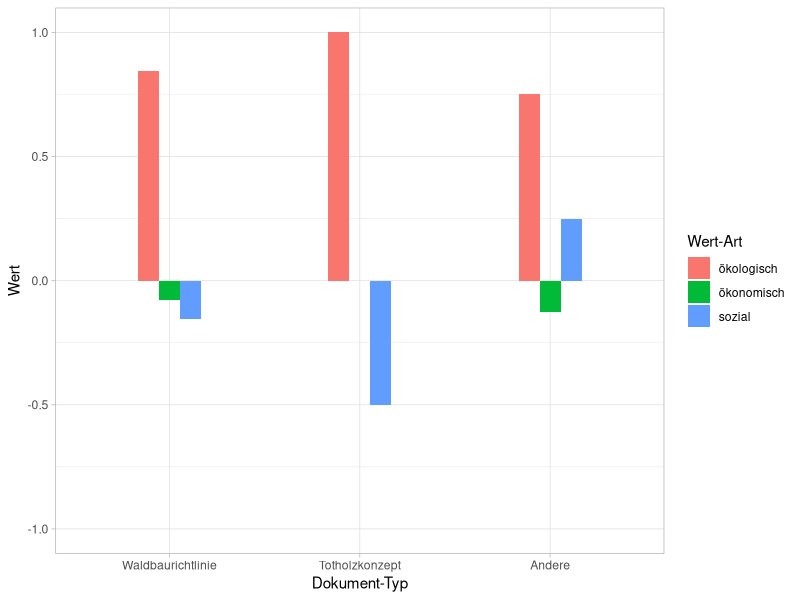
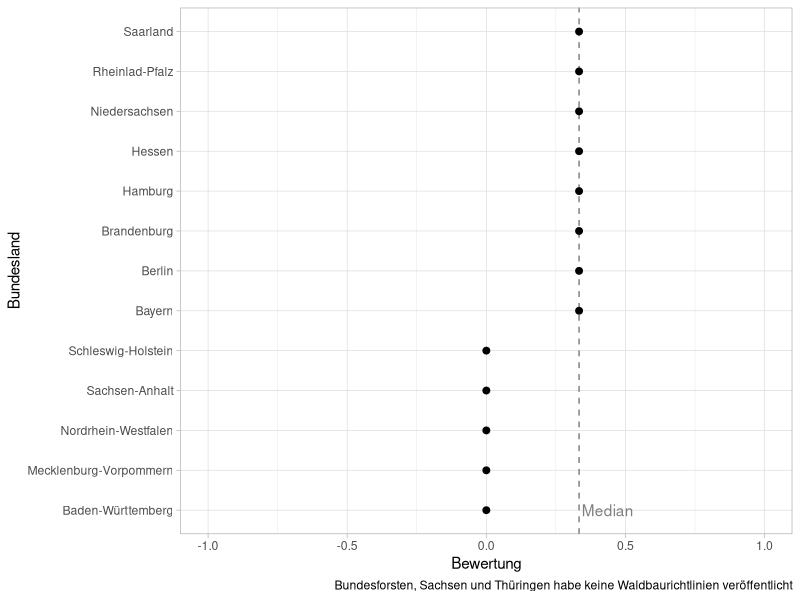

Write R code to recreate these figures, in order.
## ---- chunk 1
knitr::opts_chunk$set(echo = TRUE)
library(tidyverse)
theme_set(theme_light())
## ---- chunk 2
gesamt <-
  read_csv("urdaten.csv", col_types = "cc?ddd") |>
  mutate(
    doc_mean = (wert_oekol + wert_oekon + wert_soz) / 3,
    dokument_typ = str_to_title(dokument_typ)
  ) |>
  filter(!is.na(doc_mean))
## ---- chunk 3
# Tabellarische Übersicht

gesamt |>
  group_by("Dokument-Typ" = dokument_typ) |>
  summarise(
    "ökologisch" = round(mean(wert_oekol), 2),
    "ökonomisch" = round(mean(wert_oekon), 2),
    "sozial" = round(mean(wert_soz), 2),
    n = n()
  )


# Grafische Übersicht (Plot)

gesamt |>
  group_by(dokument_typ) |>
  summarise(
    "ökologisch" = mean(wert_oekol),
    "ökonomisch" = mean(wert_oekon),
    "sozial" = mean(wert_soz),
    n = n()
  ) |>
  pivot_longer(ökologisch:sozial) |>
  mutate(dokument_typ = fct_reorder(dokument_typ, dokument_typ, .desc = TRUE)) |>
  ggplot(aes(dokument_typ, value, fill = name)) +
  geom_col(position = "dodge", width = .33) +
  expand_limits(y = -1) +
  labs(x = "Dokument-Typ", y = "Wert", fill = "Wert-Art")

#Plot als Grafik speichern
#save_plot_fit <- ggsave("alle_dokumente_fit.png",
#                       units = "cm",
#                       width = 15,
#                       height = 10.45*.66,
#                       dpi = 600)
## ---- chunk 4
gesamt |>
  group_by(dokument_typ) |>
  summarise(median = median(doc_mean))
## ---- chunk 5
gesamt |>
  filter(dokument_typ == "Waldbaurichtlinie") |>
  mutate(bundesland = fct_reorder(bundesland, doc_mean)) |>
  group_by(bundesland) |>
  summarise(bewertung = mean(doc_mean)) |>
  ggplot(aes(bewertung, bundesland)) +
  geom_vline(
    xintercept = median(gesamt$doc_mean, na.rm = TRUE),
    color = "grey50",
    linetype = 2
  ) +
  geom_point(size = 2) +
  annotate(
    geom = "text",
    x = median(gesamt$doc_mean, na.rm = TRUE) + .01,
    y = 1,
    hjust = "left",
    label = "Median",
    color = "grey50"
  ) +
  expand_limits(x = -1:1) +
  labs(x = "Bewertung",
       y = "Bundesland",
       #Falls die Beschreibung direkt im Plot stehen soll
       #title = "Mittlere Bewertung von Totholz ",
       #subtitle = "laut Waldbaurichtlinien der Bundesländer",
       caption = "Bundesforsten, Sachsen und Thüringen habe keine Waldbaurichtlinien veröffentlicht")


# Plot als Grafik speichern
#save_plot_fit <- ggsave("waldbaurichtlinien_fit.png",
#                       units = "cm",
#                       width = 15,
#                       height = 10.45*.66,
#                       dpi = 600)
## ---- chunk 6
gesamt |>
  group_by(Bundesland = bundesland) |>
  reframe(
    "ökologisch" = mean(wert_oekol),
    "ökonomisch" = mean(wert_oekon),
    "sozial" = mean(wert_soz),
    "Anzahl Dokumente" = n()
  ) |>
  mutate(across(ökologisch:sozial, ~ round(.x, 2)))
